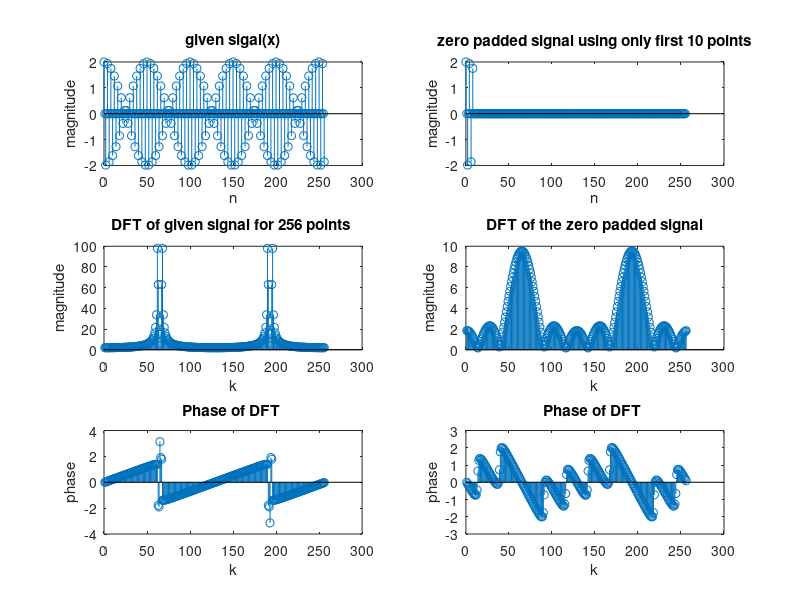
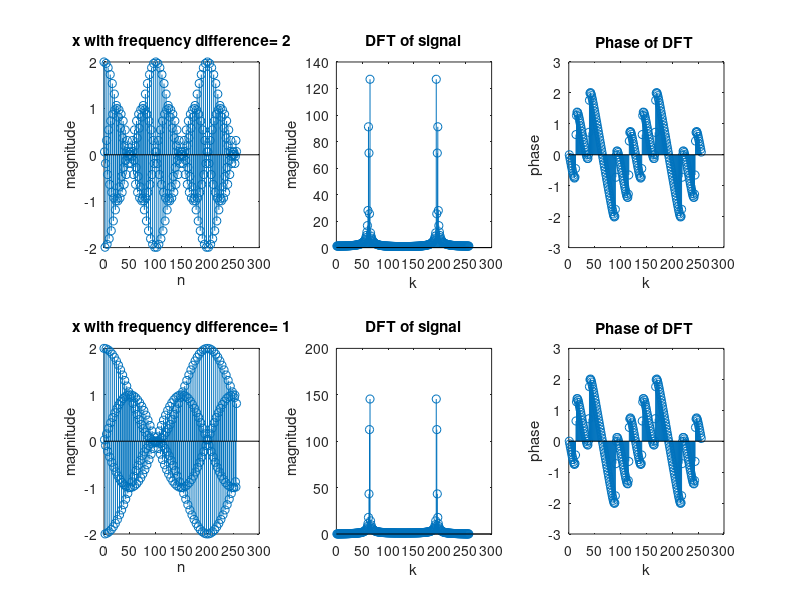
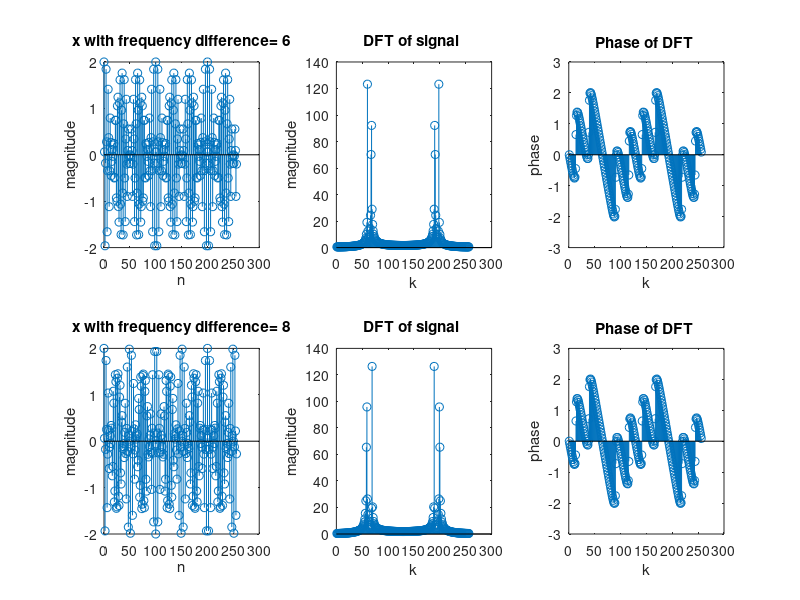

These figures' MATLAB source, in order:
% Part 1
% b)
clc;
clear all;


n=0:256;
x=cos(0.48*pi*n)+cos(0.52*pi*n);
subplot(3,2,1);
stem(n, x);               %given signal
xlabel ('n');
ylabel('magnitude');
title('given sigal(x)');

X=fft(x,256);
magX=abs(X);
subplot(3,2,3);
stem(magX);               %DFT of given signal for 256 points 
xlabel ('k');
ylabel('magnitude');
title('DFT of given signal for 256 points ');

phaseX=angle(X);
subplot(3,2,5);
stem(phaseX);               %Phase of DFT
xlabel ('k');
ylabel('phase');
title('Phase of DFT ');


n1=0:1:255;
y=[x(1:1:10) zeros(1,246)];      
subplot(3,2,2);
stem(n1, y);              %zero padded the signal using only first 10 points
xlabel ('n');
ylabel('magnitude');
title('zero padded signal using only first 10 points');

Y=fft(y,256);
magY=abs(Y);
subplot(3,2,4);
stem(magY);               %DFT of the zero padded signal
xlabel ('k');
ylabel('magnitude');
title('DFT of the zero padded signal');

phaseY=angle(Y);
subplot(3,2,6);
stem(phaseY);               %Phase of DFT
xlabel ('k');
ylabel('phase');
title('Phase of DFT ');


% Decreasing the difference between frequencies
% Case 1
figure(2);
n=0:256;
x=cos(0.48*pi*n)+cos(0.50*pi*n);
subplot(2,3,1);
stem(n, x);             %given signal
xlabel ('n');
ylabel('magnitude');
title('x with frequency difference= 2');

X=fft(x,256);
magX=abs(X);
subplot(2,3,2);
stem(magX);          %DFT of given signal for 256 points 
xlabel ('k');
ylabel('magnitude');
title('DFT of signal');

phaseY=angle(Y);
subplot(2,3,3);
stem(phaseY);               %Phase of DFT
xlabel ('k');
ylabel('phase');
title('Phase of DFT ');

% Case 2
n=0:256;
x=cos(0.49*pi*n)+cos(0.50*pi*n);
subplot(2,3,4);
stem(n, x);             %given signal
xlabel ('n');
ylabel('magnitude');
title('x with frequency difference= 1');

X=fft(x,256);
magX=abs(X);
subplot(2,3,5);
stem(magX);          %DFT of given signal for 256 points 
xlabel ('k');
ylabel('magnitude');
title('DFT of signal');

phaseY=angle(Y);
subplot(2,3,6);
stem(phaseY);               %Phase of DFT
xlabel ('k');
ylabel('phase');
title('Phase of DFT ');


% Increasing the difference between frequencies
% Case 1
figure(3);
n=0:256;
x=cos(0.46*pi*n)+cos(0.52*pi*n);
subplot(2,3,1);
stem(n, x);             %given signal
xlabel ('n');
ylabel('magnitude');
title('x with frequency difference= 6');

X=fft(x,256);
magX=abs(X);
subplot(2,3,2);
stem(magX);          %DFT of given signal for 256 points 
xlabel ('k');
ylabel('magnitude');
title('DFT of signal ');

phaseY=angle(Y);
subplot(2,3,3);
stem(phaseY);               %Phase of DFT
xlabel ('k');
ylabel('phase');
title('Phase of DFT ');

% Case 2

n=0:256;
x=cos(0.45*pi*n)+cos(0.53*pi*n);
subplot(2,3,4);
stem(n, x);             %given signal
xlabel ('n');
ylabel('magnitude');
title('x with frequency difference= 8');

X=fft(x,256);
magX=abs(X);
subplot(2,3,5);
stem(magX);          %DFT of given signal for 256 points 
xlabel ('k');
ylabel('magnitude');
title('DFT of signal ');

phaseY=angle(Y);
subplot(2,3,6);
stem(phaseY);               %Phase of DFT
xlabel ('k');
ylabel('phase');
title('Phase of DFT ');


